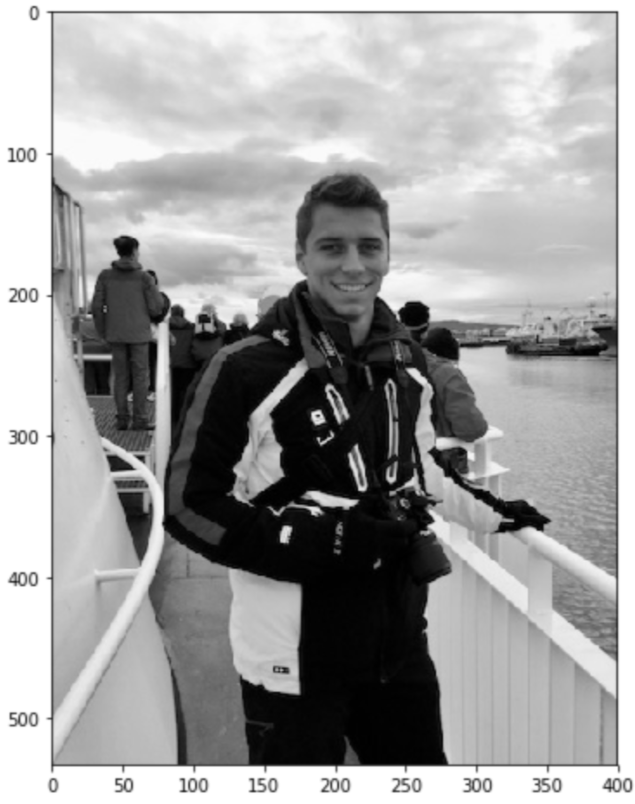
#> input picture Face_Detection/images/dude.PNG, 635 x 804 px, found by its file name
$ python '3 - Faces.py'
#> lines starting #> are read from the running program, lines starting #| are printed output that depends on the picture; after the words box and inside, x2 and y2 are one past the last pixel; in counts of white or black regions, pixels touching at a corner belong together

import cv2
import matplotlib.pyplot as plt
# import dlib
#from imutils import face_utils


cascPath = "haarcascade_frontalface_default.xml"
eyePath = "haarcascade_eye.xml"
smilePath = "haarcascade_smile.xml"


faceCascade = cv2.CascadeClassifier(cascPath)
eyeCascade = cv2.CascadeClassifier(eyePath)
smileCascade = cv2.CascadeClassifier(smilePath)


# Detect a sample face on an image

# Load the image
#imagePath = "dude.png"
gray = cv2.imread("dude.png")
#> gray is the input picture: shape (804, 635, 3); min 0, max 255, mean 160.4

plt.figure(figsize=(12, 8))
plt.imshow(gray, cmap='gray')
plt.show()


# Detect faces
faces = faceCascade.detectMultiScale(
    gray,
    scaleFactor=1.1,
    minNeighbors=5,
    flags=cv2.CASCADE_SCALE_IMAGE
)
#> faces = [[299, 208, 102, 102]]


# For each face
for (x, y, w, h) in faces:
    # Draw rectangle around the face
    cv2.rectangle(gray, (x, y), (x+w, y+h), (0, 255, 0), 3)
#> this loop made 1 pass
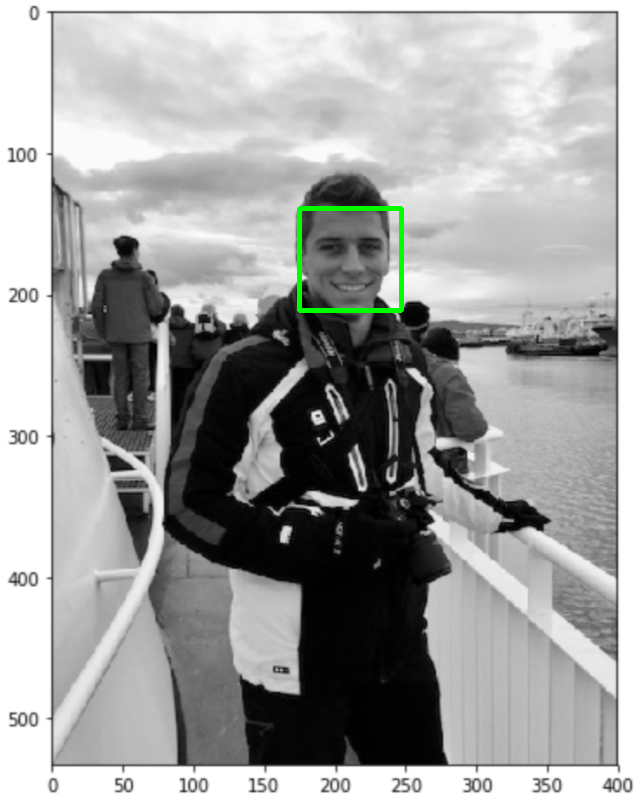
#> gray: shape (804, 635, 3); 0.4% of pixels changed, all inside (x1, y1, x2, y2) = (297, 206, 404, 313)


cv2.imshow("Faces found", gray)
cv2.waitKey(0)

$ run again, with Face_Detection/images/abba.PNG copied over Face_Detection/images/dude.PNG
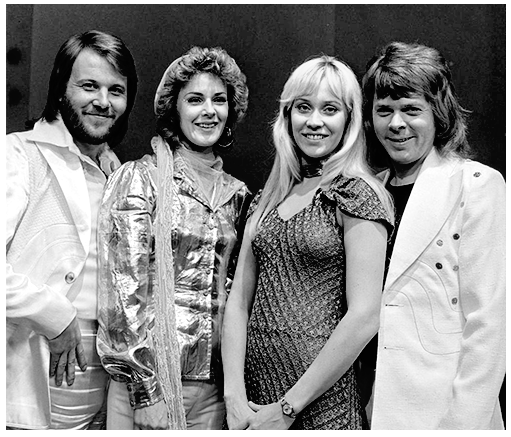
#> input picture Face_Detection/images/abba.PNG, 511 x 437 px, found by its file name
#> gray is the input picture: shape (437, 511, 3); min 0, max 255, mean 136.5
#> faces = [[174, 75, 65, 65], [62, 59, 76, 76], [360, 82, 76, 76], [270, 72, 92, 92]]
#> the loop `for (x, y, w, h) in faces:` made 4 passes
#> after the loop `for (x, y, w, h) in faces:`:
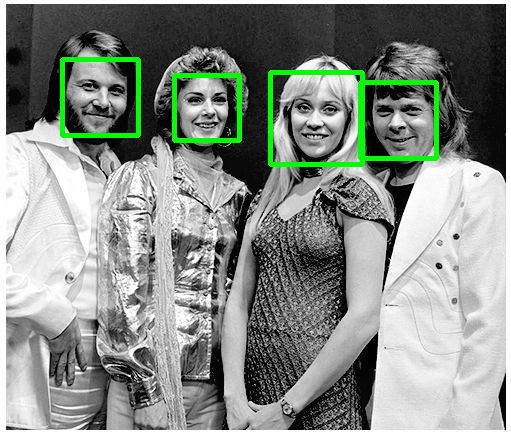
#> gray: shape (437, 511, 3); 2.63% of pixels changed, all inside (x1, y1, x2, y2) = (60, 57, 439, 167)

$ run again, with Face_Detection/images/res1.PNG copied over Face_Detection/images/dude.PNG
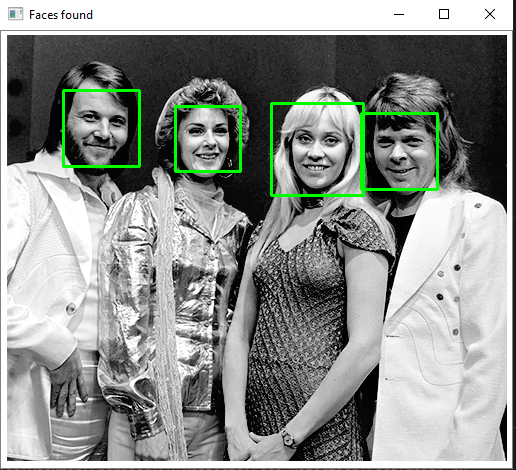
#> input picture Face_Detection/images/res1.PNG, 516 x 470 px, found by its file name
#> gray is the input picture: shape (470, 516, 3); mean B, G, R 141.7, 145.5, 141.7
#> faces = [[176, 106, 64, 64], [64, 90, 75, 75], [362, 115, 73, 73], [272, 106, 87, 87]]
#> the loop `for (x, y, w, h) in faces:` made 4 passes
#> after the loop `for (x, y, w, h) in faces:`:
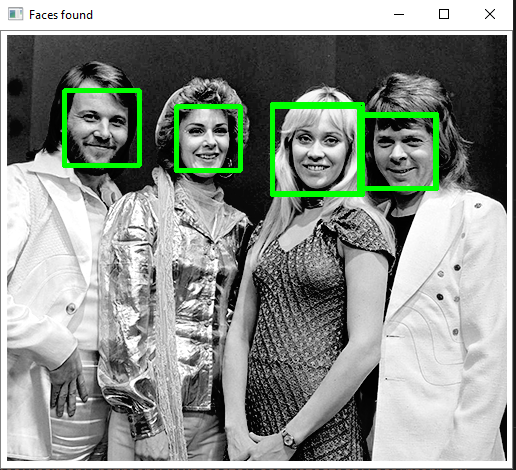
#> gray: shape (470, 516, 3); 1.1% of pixels changed, all inside (x1, y1, x2, y2) = (64, 88, 436, 194)
